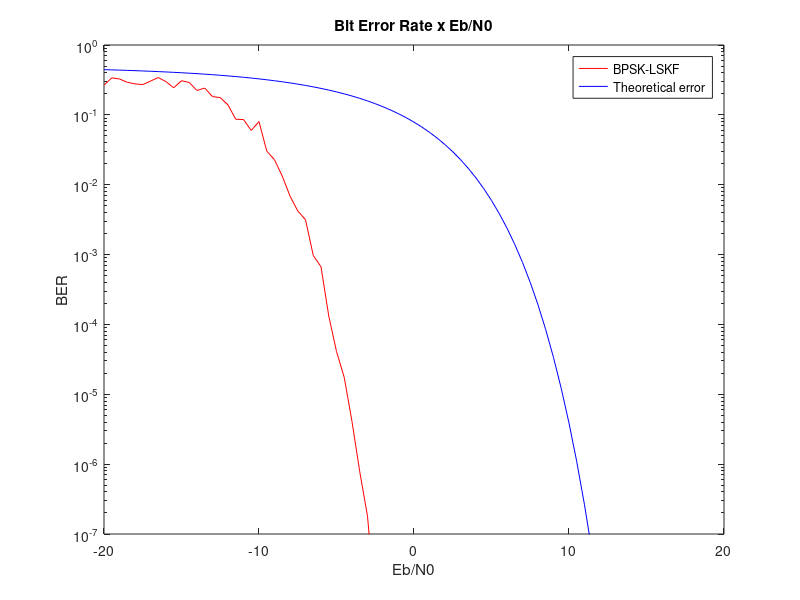

Write the MATLAB code that produced this figure.
clear; close all; clc;

EbN0dB = -20:0.5:0;
SISO_AWGN_BPSK = [0.266055045871560	0.338501291989664	0.326315789473684	0.292817679558011	0.277652370203160	0.271070615034169	0.304347826086957	0.342465753424658	0.298630136986301	0.244094488188976	0.308108108108108	0.290858725761773	0.223570190641248	0.241706161137441	0.182481751824818	0.176848874598071	0.138627187079408	0.0864819479429051	0.0857142857142857	0.0598476605005441	0.0801815431164902	0.0303030303030303	0.0227894257064722	0.0132908027644870	0.00689655172413793	0.00421061073906244	0.00315891533481375	0.000972004349960061	0.000668117847367400	0.000132173729149594	4.09625880490830e-05	1.73926957634872e-05	4.06161106564814e-06	7.79998892401573e-07	1.79999852400121e-07 10^-8	10^-8	10^-8	10^-8	10^-8	10^-8];

SISO_AWGN_QPSK = [
    ];

SISO_AWGN_8PSK = [
    ];

SISO_AWGN_16PSK = [
    ];

SISO_AWGN_32PSK = [
    ];

SISO_AWGN_64PSK = [
    ];

semilogy(EbN0dB, SISO_AWGN_BPSK, 'Color', 'Red'); 
hold on
semilogy(-20:0.5:20, qfunc(sqrt(2*db2pow(-20:0.5:20))), 'Color', 'Blue')
hold off

xlabel("Eb/N0");
ylabel("BER");
ylim([1e-7 1e0])

title("Bit Error Rate x Eb/N0");
legend({'BPSK-LSKF', 'Theoretical error'})